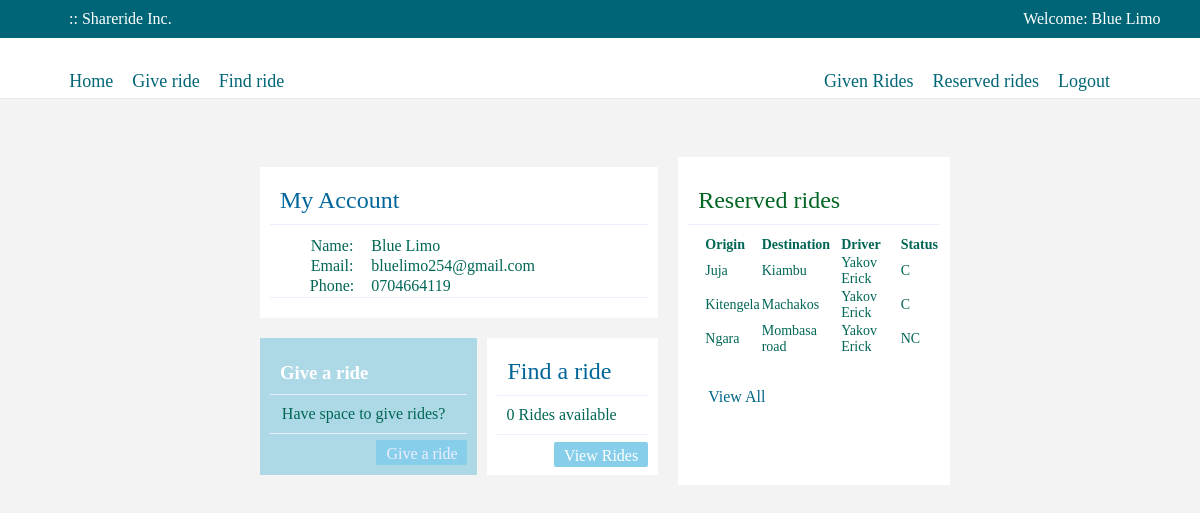
/user-account.php (signed in), run on the app's committed database.
### tables this page shows
CREATE TABLE `users_table` (
  `userID` int(11) NOT NULL,
  `fname` varchar(100) NOT NULL,
  `lname` varchar(100) NOT NULL,
  `email` varchar(100) NOT NULL,
  `password` varchar(100) NOT NULL,
  `phone` varchar(100) NOT NULL,
  `userStatus` enum('Y','N') NOT NULL DEFAULT 'N',
  `tokenCode` varchar(100) NOT NULL
);

CREATE TABLE `reserved_rides` (
  `id` int(11) NOT NULL,
  `ride_id` int(11) NOT NULL,
  `driver_id` int(11) NOT NULL,
  `driver_name` varchar(250) NOT NULL,
  `rider_id` int(11) NOT NULL,
  `rider_email` varchar(250) NOT NULL,
  `origin` varchar(250) NOT NULL,
  `destination` varchar(250) NOT NULL,
  `book_status` int(11) NOT NULL,
  `updated_at` timestamp NOT NULL DEFAULT CURRENT_TIMESTAMP ON UPDATE CURRENT_TIMESTAMP
);

### user_class.php (called while the page is built, shortened)
<?php
class USER
{
	private $conn;
	public function __construct()
	{
		$database = new Database();
		$db = $database->dbConnection();
		$this->conn = $db;
    }
	public function runQuery($sql)
	{
		$stmt = $this->conn->prepare($sql);
		return $stmt;
	}
}

### user-account.php (the view, shortened to what this page needs)
<?php
require_once 'user_class.php';
$user_home = new USER();
$stmt = $user_home->runQuery("SELECT * FROM users_table WHERE userID=:uid");
$stmt->execute(array(":uid"=>$_SESSION['userSession']));
$row = $stmt->fetch(PDO::FETCH_ASSOC);
?>
<!DOCTYPE html>
<html>
<head>
	<link rel="stylesheet" href="assets/css/demo.css">
	<link rel="stylesheet" href="assets/css/style.css">
</head>
	<header>
        <div class="col-md-6">
            <h1>:: Shareride Inc.</h1>
        </div>
        <div class="col-md-6">
            <p class="p-welcome" style="float: right; margin-right: 5%; color: white;">Welcome: <?php echo $row['fname']. ' ' .$row['lname']; ?></p>
        </div>
    </header>
    <div class="main-menu">
        <div class="col-md-6 left-menu">
            <ul>
                <li><a href="user-account.php">Home</a></li>
                <li><a href="give-ride.php" class="form-facebook-button">Give ride</a></li>
                <li><a href="all-rides.php" class="form-facebook-button">Find ride</a></li>
            </ul>
        </div>
        <div class="col-md-6">
            <div class="row">
                <div class="col-md-12">
                    <div class="menu-left">
                        <ul>
                            <li><a href="given-rides.php" class="form-facebook-button">Given Rides</a></li>
                            <li><a href="reserved-rides.php" class="form-facebook-button">Reserved rides</a></li>
                            <li><a href="logout.php" class="form-facebook-button">Logout</a></li>
                        </ul>
                    </div>
                </div>
            </div>
        </div>
    </div>
    <div class="row-view">
        <div class="column-view leftone">
            <div class="rider-options">
                <div class="optionone optione1">
                    <div class="option-header">
                        <h2>My Account</h2>
                    </div>
                    <div class="option-content">
                        <table class="profile-table" style="width: 100%;">
                            <tr>
                                <th style="font-weight: lighter;">Name:</td>
                                <td><?php echo $row['fname'] . ' ' .$row['lname'] ?></td>
                            </tr>
                            <tr>
                                <th style="font-weight: lighter;">Email:</td>
                                <td><?php echo $row['email'] ?></td>
                            </tr>
                            <tr>
                                <th style="font-weight: lighter;">Phone:</td>
                                <td><?php echo $row['phone'] ?></td>
                            </tr>
                        </table>
                    </div>
                </div>
            </div>
            <div class="rider-options">
                <div class="optionone optione2">
                    <div class="option-header">
                        <h3>Give a ride</h3>
                    </div>
                    <div class="option-content">
                        <p>Have space to give rides?</p>
                    </div>
                    <div class="option-footer">
                        <a href="give-ride.php">Give a ride</a>
                    </div>
                </div>
                <div class="optionone optione1">
                    <div class="option-header">
                        <h2>Find a ride</h2>
                    </div>
                    <div class="option-content">
                        <?php
                            $userid = $row['userID'];
                            $stmt1 = $user_home -> runQuery("select * from riders_table where ride_status = '0' and driver_id != $userid");
                            $stmt1->execute();
                            $rowcount = $stmt1 -> rowCount();
                        ?>
                        <p> <?php echo $rowcount; ?> Rides available</p>
                    </div>
                    <div class="option-footer">
                        <div class="option-footer">
                            <a href="all-rides.php">View Rides</a>
                        </div>
                    </div>
                </div>
            </div>
        </div>
        <div class="column-view rightone">
            <div class="option-header">
                <h2>Reserved rides</h2>
            </div>
             <div class="option-content">
                <table class="table-confirmed">
                        <tr class="table-head">
                            <td>Origin</td>
                            <td>Destination</td>
                            <td>Driver</td>
                            <td>Status</td>
                        </tr>
                        <?php
                            $rider_id = $row['userID'];
                            $stmt1 = $user_home -> runQuery("select * from reserved_rides where rider_id = $rider_id");
                            $stmt1->execute();
                            while($row1 = $stmt1 -> fetch(PDO::FETCH_ASSOC))
                            {
                                if($row1['book_status'] == 0)
                                    {
                                        $stts = "NC";
                                    }
                                    else if($row1['book_status'] == 1)
                                    {
                                        $stts = "C";
                                    }
                                    else
                                    {
                                        $stts = "X";
                                    }
                                echo "<tr>";
                                    echo "<td>" . $row1['origin'] . "</td>";
                                    echo "<td>" . $row1['destination'] . "</td>";
                                    echo "<td>" . $row1['driver_name'] . "</td>";
                                    echo "<td>" . $stts . "</td>";
                                echo "</tr>";
                            }
                        ?>
                </table>
            </div>
            <div class="option-footer">
                <a href="reserved-rides.php">View All</a>
            </div>
        </div>
    </div>
</body>
</html>

### assets/css/style.css (style rules this page uses)
html { background-color: #f3f3f3; }

### data on the page
users_table: fname "Blue", lname "Limo", email "bluelimo254@gmail.com", phone "0704664119"
reserved_rides: origin "Juja", destination "Kiambu", driver_name "Yakov Erick", book_status "C"
reserved_rides: origin "Kitengela", destination "Machakos", driver_name "Yakov Erick", book_status "C"
reserved_rides: origin "Ngara", destination "Mombasa road", driver_name "Yakov Erick", book_status "NC"

### other printed values
$rowcount "0"
